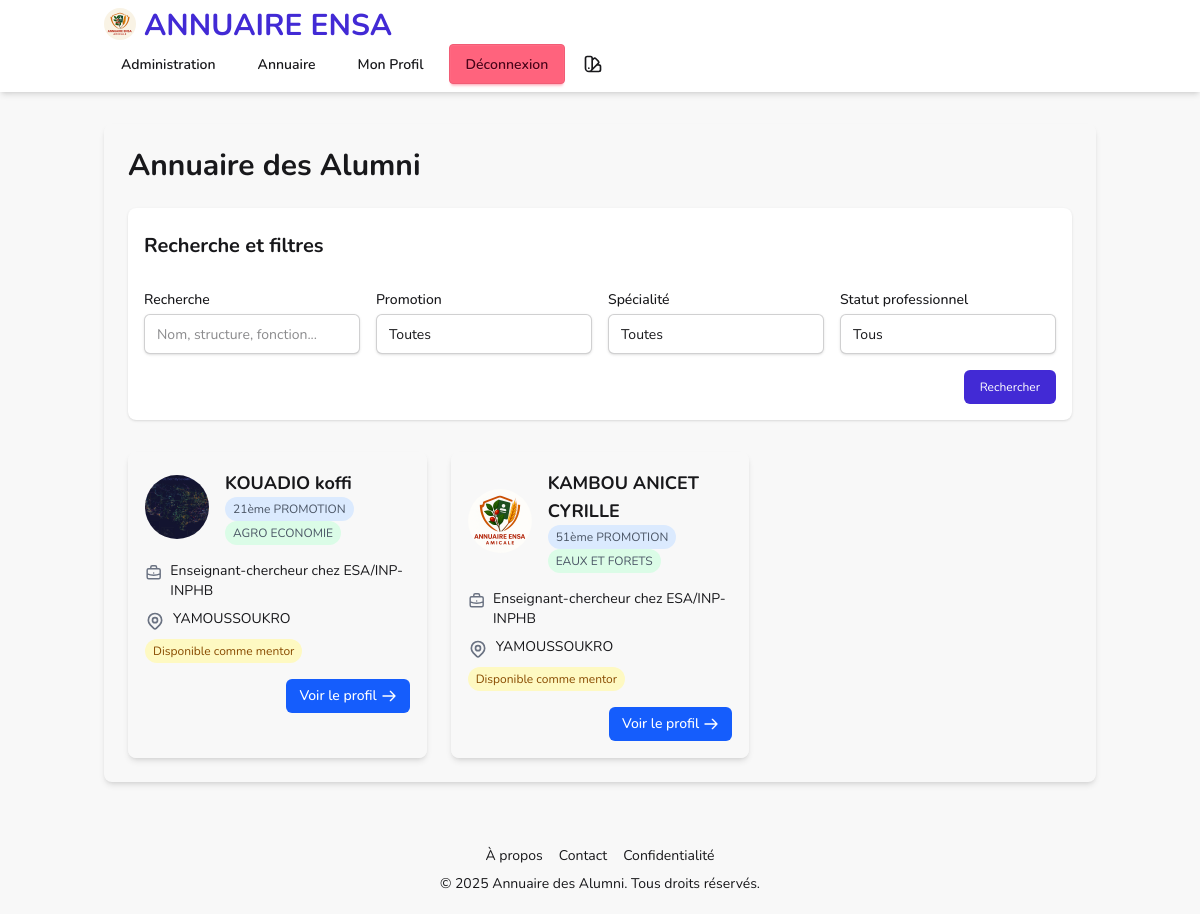
The app's page /annuaire/ (signed in) with its own data.
### models.py (models this page shows, shortened)
class UserProfile(db.Model):
    __tablename__ = 'user_profiles'
    id = Column(Integer, primary_key=True, autoincrement=True)
    user_id = Column(Integer, db.ForeignKey('users.id'), nullable=False)
    created_at = Column(DateTime, default=datetime.utcnow)
    updated_at = Column(DateTime, default=datetime.utcnow, onupdate=datetime.utcnow)
    nom_prenoms = Column(String(100), nullable=False)
    promotion = Column(SQLEnum(PromotionEnum), nullable=True)
    specialite = Column(SQLEnum(SpecialiteEnum), nullable=True)
    structure = Column(String(255), nullable=True)  # Employeur
    fonction = Column(String(100), nullable=True)
    localite_residence = Column(String(100), nullable=True)
    numero_whatsapp = Column(String(20), nullable=True)
    autres_numeros = Column(String(100), nullable=True)
    email = Column(String(255), nullable=False)
    compte_linkedin = Column(String(255), nullable=True)
    biographie = Column(Text, nullable=True)
    photo_filename = Column(String(255), nullable=True)
    cv_filename = Column(String(255), nullable=True)
    statut_professionnel = Column(SQLEnum(StatutProfessionnelEnum), nullable=True)
    is_mentor_available = Column(Boolean, nullable=True, default=False)
    user = db.relationship('User', backref=db.backref('profile', uselist=False))
    __table_args__ = (
        db.CheckConstraint("LENGTH(numero_whatsapp) >= 10", name="check_whatsapp_length"),
    )

### routes/annuaire.py (the view)
@annuaire_bp.route('/')
@login_required
def index():
    profiles = UserProfile.query.all()
    promotions = [promotion.value for promotion in PromotionEnum]
    specialites = [specialite.value for specialite in SpecialiteEnum]
    statuts = [statut.value for statut in StatutProfessionnelEnum]
    return render_template('annuaire/index.html',
                          profiles=profiles,
                          promotions=promotions,
                          specialites=specialites,
                          statuts=statuts)

### models.py (called while the page is built)
@login_manager.user_loader
def load_user(user_id):
    return User.query.get(int(user_id))

    @property
    def is_authenticated(self):
        return True

    @property
    def is_admin(self):
        return self.role == RoleEnum.ADMIN

### templates/annuaire/index.html (shortened to what this page needs)
{% extends 'base.html' %}
{% block content %}
<div class="rounded-lg shadow-md p-6">
    <h1 class="text-3xl font-bold  mb-6">Annuaire des Alumni</h1>
    <div class="fieldset mb-8 bg-base-100 p-4 rounded-lg card shadow-sm">
        <h2 class="fieldset-legend text-xl font-bold  mb-4">Recherche et filtres</h2>
        <form id="search-form" class="grid grid-cols-1 md:grid-cols-4 gap-4">
            <div>
                <label for="query" class="block text-sm font-medium  mb-1">Recherche</label>
                <input type="text" id="query" name="query" placeholder="Nom, structure, fonction..."
                       class="input block w-full rounded-md  shadow-sm  focus:ring-blue-500">
            </div>
            <div>
                <label for="promotion-filter" class="block text-sm font-medium  mb-1">Promotion</label>
                <select id="promotion-filter" name="promotion"
                        class="input block w-full rounded-md  shadow-sm  focus:ring-blue-500">
                    <option value="">Toutes</option>
                </select>
            </div>
            <div>
                <label for="specialite-filter" class="block text-sm font-medium  mb-1">Spécialité</label>
                <select id="specialite-filter" name="specialite"
                        class="input block w-full rounded-md  shadow-sm  focus:ring-blue-500">
                    <option value="">Toutes</option>
                </select>
            </div>
            <div>
                <label for="statut-filter" class="block text-sm font-medium  mb-1">Statut professionnel</label>
                <select id="statut-filter" name="statut"
                        class="input block w-full rounded-md  shadow-sm  focus:ring-blue-500">
                    <option value="">Tous</option>
                </select>
            </div>
            <div class="md:col-span-4 flex justify-end">
                <button type="submit" class="bg-primary hover:bg-secondary text-white px-4 py-2 rounded-md">
                    Rechercher
                </button>
            </div>
        </form>
    </div>
    <div id="profiles-container" class="grid grid-cols-1 sm:grid-cols-2 lg:grid-cols-3 gap-6">
        {% for profile in profiles %}
            <div class="profile-card rounded-lg shadow-md overflow-hidden border border-base-200">
                <div class="p-4">
                    <div class="flex items-center mb-4">
                        <div class="flex-shrink-0 h-16 w-16">
                            {% if profile.photo_filename %}
                                <img class="h-16 w-16 rounded-full object-cover"
                                     src="{{ url_for('static', filename='uploads/photos/' + profile.photo_filename) }}"
                                     alt="{{ profile.nom_prenoms }}">
                            {% else %}
                                <div class="h-16 w-16 rounded-full bg-gray-300 flex items-center justify-center">
                                    <span class="text-2xl">{{ profile.nom_prenoms[:1] }}</span>
                                </div>
                            {% endif %}
                        </div>
                        <div class="ml-4">
                            <h3 class="text-lg font-bold">{{ profile.nom_prenoms }}</h3>
                            <div class="text-sm text-gray-600">
                                {% if profile.promotion %}
                                    <span class="inline-block bg-blue-100  text-xs px-2 py-1 rounded-full mr-1">
                                        {{ profile.promotion.value }}
                                    </span>
                                {% endif %}
                                {% if profile.specialite %}
                                    <span class="inline-block bg-green-100  text-xs px-2 py-1 rounded-full">
                                        {{ profile.specialite.value }}
                                    </span>
                                {% endif %}
                            </div>
                        </div>
                    </div>
                    <div class="space-y-2 mb-4">
                        {% if profile.fonction or profile.structure %}
                            <div class="flex items-start">
                                <div class="text-sm">
                                    {% if profile.fonction %}{{ profile.fonction }}{% endif %}
                                    {% if profile.fonction and profile.structure %} chez {% endif %}
                                    {% if profile.structure %}{{ profile.structure }}{% endif %}
                                </div>
                            </div>
                        {% endif %}
                        {% if profile.localite_residence %}
                            <div class="flex items-start">
                                <div class="text-sm ">{{ profile.localite_residence }}</div>
                            </div>
                        {% endif %}
                        {% if profile.is_mentor_available %}
                            <div class="flex items-center mt-2">
                                <span class="inline-block bg-yellow-100 text-yellow-800 text-xs px-2 py-1 rounded-full">
                                    Disponible comme mentor
                                </span>
                            </div>
                        {% endif %}
                    </div>
                    <div class="flex justify-end">
                        <a href="{{ url_for('profile.view_user_profile', user_id=profile.user_id) }}"
                           class="inline-flex items-center px-3 py-1.5 border border-transparent text-sm font-medium rounded-md text-white bg-blue-600 hover:bg-blue-700">
                            Voir le profil
                            <svg xmlns="http://www.w3.org/2000/svg" class="h-4 w-4 ml-1" fill="none" viewBox="0 0 24 24" stroke="currentColor">
                                <path stroke-linecap="round" stroke-linejoin="round" stroke-width="2" d="M14 5l7 7m0 0l-7 7m7-7H3" />
                            </svg>
                        </a>
                    </div>
                </div>
            </div>
        {% endfor %}
    </div>
</div>
{% endblock %}

### templates/base.html (shortened to what this page needs)
<!DOCTYPE html>
<html lang="fr" data-theme="light">
<head>
    <link href="https://cdn.jsdelivr.net/npm/daisyui@5" rel="stylesheet" type="text/css" />
    <script src="https://cdn.jsdelivr.net/npm/@tailwindcss/browser@4"></script>
    <link href="https://cdn.jsdelivr.net/npm/daisyui@5/themes.css" rel="stylesheet" type="text/css" />
</head>
<body class="min-h-screen bg-base-200">
    <div class="navbar shadow-md sticky top-0 z-50 bg-base-100">
        <div class="container mx-auto px-4">
            <div class="flex-1 flex">
                <img src="{{ url_for('static', filename='/assets/images/logo.png') }}" alt="Logo" class="w-8 h-8 mr-2 rounded-full">
                <a href="{{ url_for('index.index') }}" class="text-3xl font-bold text-primary">
                    ANNUAIRE ENSA</a>
            </div>
            <div class="flex gap-2">
                <div class="flex items-center space-x-2">
                    {% if current_user.is_authenticated %}
                        {% if current_user.is_admin %}
                            <a href="{{ url_for('admin.dashboard') }}" class="btn btn-ghost">Administration</a>
                        {% endif %}
                        <a href="{{ url_for('annuaire.index') }}" class="btn btn-ghost">Annuaire</a>
                        <a href="{{ url_for('profile.view_profile') }}" class="btn btn-ghost">Mon Profil</a>
                        <a href="{{ url_for('auth.logout') }}" class="btn btn-error">Déconnexion</a>
                    {% else %}
                        <a href="{{ url_for('auth.login') }}" class="btn btn-primary">Connexion</a>
                    {% endif %}
                </div>
                <div class="dropdown dropdown-end">
                    <div tabindex="0" role="button" class="btn btn-ghost btn-circle">
                    </div>
                </div>
            </div>
        </div>
    </div>
    <main class="container mx-auto px-4 py-8 mb-25">
        {% block content %}{% endblock %}
    </main>
    <footer class="footer footer-center p-5 bg-base-200 text-base-content mt-12" style="position:fixed; bottom:0">
        <div class="container mx-auto">
            <div class="grid grid-flow-col gap-4">
                <a href="#" class="link link-hover">À propos</a>
                <a href="#" class="link link-hover">Contact</a>
                <a href="#" class="link link-hover">Confidentialité</a>
            </div>
            <div>
                <p>&copy; {{ now.year }} Annuaire des Alumni. Tous droits réservés.</p>
            </div>
        </div>
    </footer>
</body>
</html>

### templates/base.html (style rules this page uses)
body { font-family: 'Nunito', sans-serif; }
h1, h2 { font-family: 'Nunito', serif; }

### templates/annuaire/index.html (style rules this page uses)
.profile-card { transition: transform 0.3s ease, box-shadow 0.3s ease; }
body { font-family: 'Nunito', Helvetica, Arial, sans-serif; }
h1, h2 { font-family: 'Nunito', serif; }

### records on screen
UserProfile: photo_filename (picture), nom_prenoms "KOUADIO koffi", promotion.value "21ème PROMOTION", specialite.value "AGRO ECONOMIE", fonction "Enseignant-chercheur", shows "chez", structure "ESA/INP-INPHB", localite_residence "YAMOUSSOUKRO", is_mentor_available "Disponible comme mentor"
UserProfile: photo_filename (picture), nom_prenoms "KAMBOU ANICET CYRILLE", promotion.value "51ème PROMOTION", specialite.value "EAUX ET FORETS", fonction "Enseignant-chercheur", shows "chez", structure "ESA/INP-INPHB", localite_residence "YAMOUSSOUKRO", is_mentor_available "Disponible comme mentor"
